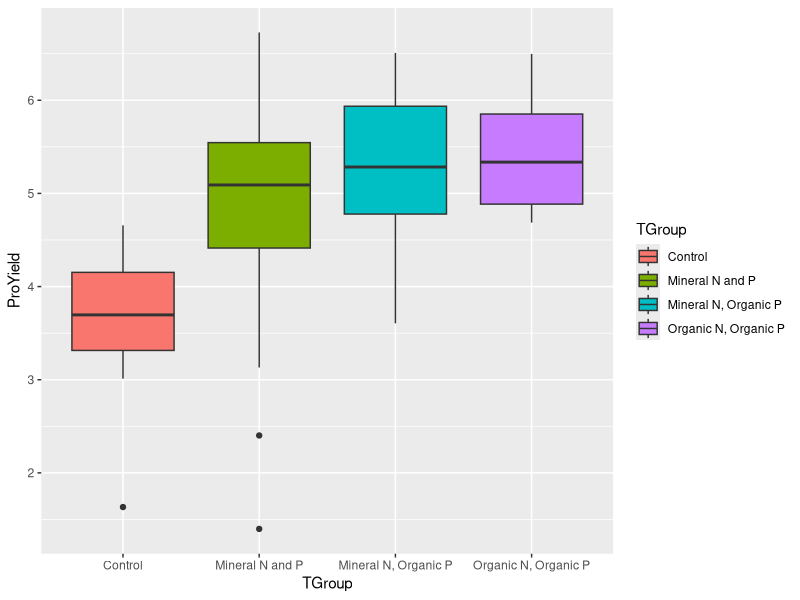
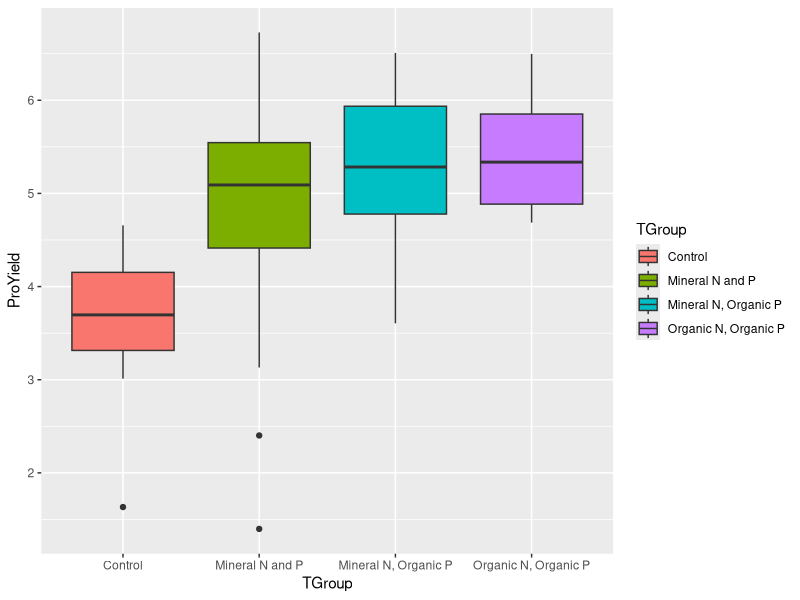
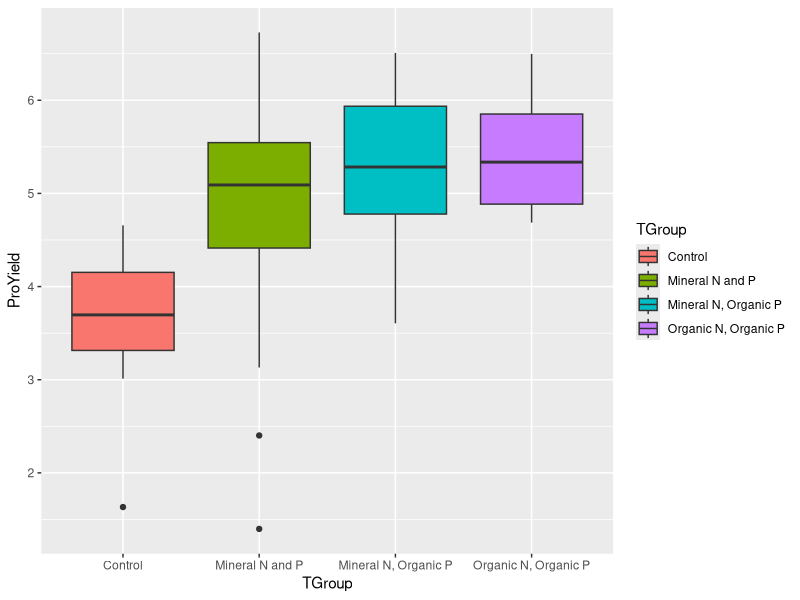

The R source for these figures, in order:
  library(ggplot2)

  # data set up for analysis of variance -- meat and potatoes: specific to each project!
  nGroup <- 4 # number of treatment groups
  nName <- c("Control", "Mineral N and P", "Mineral N, Organic P", "Organic N, Organic P")
  nSamples<-15
  nSize <- rep(nSamples,nGroup)
  nMean <- c(3.8,4.5,5.1,5.3) # mean response in each group
  nSD <- c(.7,1.5,1.1,0.9) # standard deviation within group
  ID <- 1:(sum(nSize)) #unique ID each row is observation
## the minimal seperation for the greatest difference was 0.7,
  # any smaller the p value revealed insignificant findings

  
  ProYield <- c(rnorm(n=nSize[1],mean=nMean[1],sd=nSD[1]),
                rnorm(n=nSize[2],mean=nMean[2],sd=nSD[2]),
                rnorm(n=nSize[3],mean=nMean[3],sd=nSD[3]),
                rnorm(n=nSize[4],mean=nMean[4],sd=nSD[4]))
#response variable -- invoke random number generator,
# pulling down parameter values that have already been set up
# all response variables must be in one long data string --
# DO NOT CREATE A SEPERATE COLUMN FOR EACH TREATMENT GROUP 
# use long format, such that each row is a seperate dataset
 # ----------
#  dataCreate<-function(mean1=xx,mean2=yy,n1=x,n2=y,sd1=xy,sd2=yx) 
#    {mydf<- data.frame(control=rnorm(mean=mean1, n=n1, sd=sd1), 
#      test=rnorm(mean=mean2, n=n2, sd=sd2))
 #     return(mydf)
#  }
  
 # myDF<-dataCreate(mean1=10)
 # head(myDF)
#  -----------
  length(ProYield) # check and make sure this should be the same as taking the sum of nSize
  TGroup <- rep(nName,nSize)
  table(TGroup)
  print(TGroup)
  
  ANOdata <- data.frame(ID,TGroup,ProYield)
  
  str(ANOdata)
  head(ANOdata)
  
  #basic anova in r
  ANOmodel <- aov(ProYield~TGroup,data=ANOdata)
  print(ANOmodel)
  summary(ANOmodel)
  
  #basic ggplot of ANOVA data
  ANOplot <- ggplot(data=ANOdata,
                    aes(x=TGroup,y=ProYield,fill=TGroup)) +
    geom_boxplot()
  print(ANOplot)
  
  print(ANOmodel)
  summary(ANOmodel)
  ggsave(filename="myBoxPlot.pdf",plot=ANOplot
         ,device="pdf")
  
  print(ANOplot)